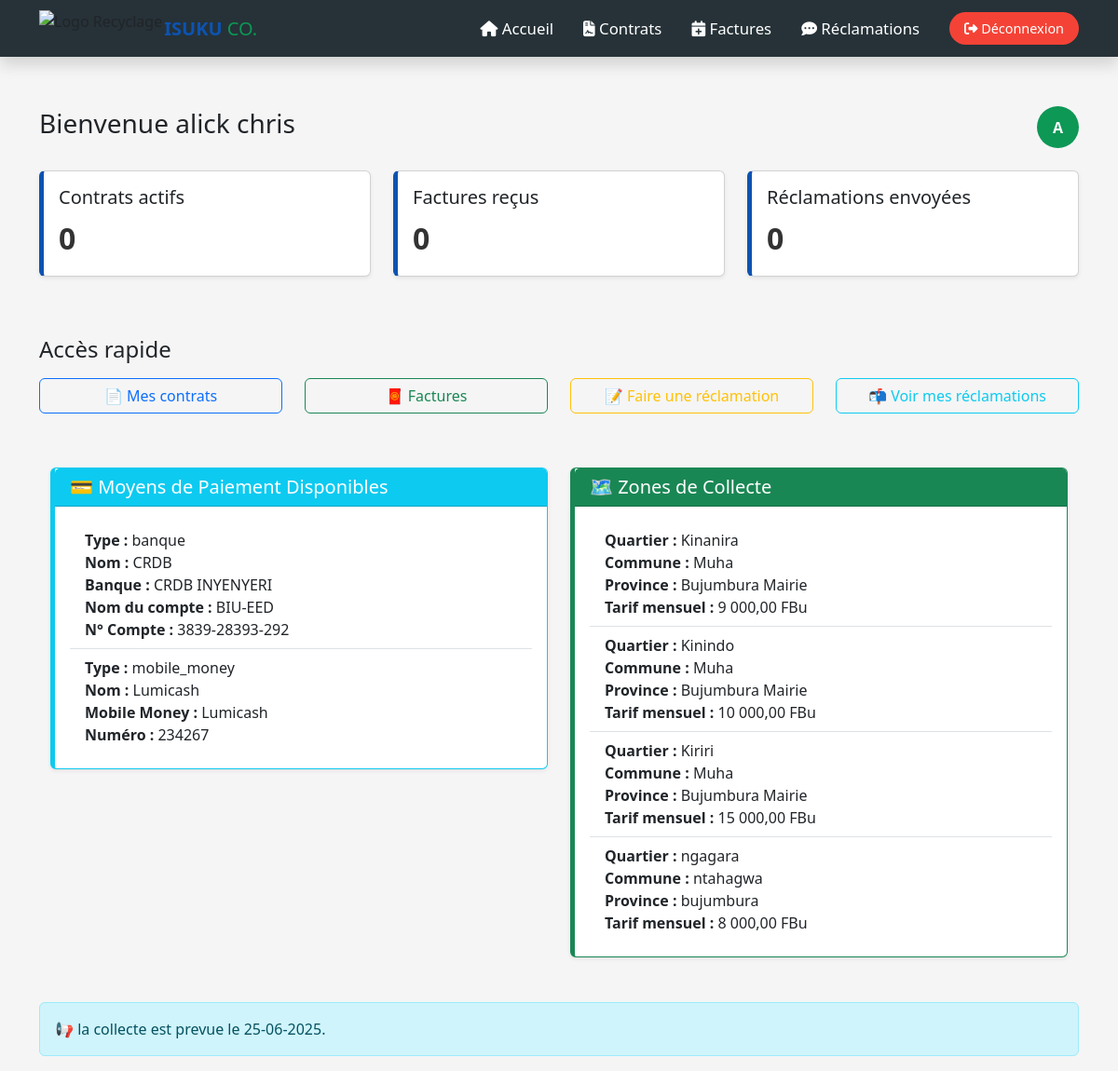
Screenshot of /client/dashboard_client.php (signed in) with the database file from the repository.
### tables this page shows
CREATE TABLE `moyen_paiement` (
  `id_moyen` int(11) NOT NULL,
  `type` enum('espèces','mobile_money','banque','autre') NOT NULL,
  `nom_moyen` varchar(100) NOT NULL,
  `nom_compte` varchar(100) DEFAULT NULL,
  `nom_banque` varchar(100) DEFAULT NULL,
  `numero_compte` varchar(100) DEFAULT NULL,
  `description` text DEFAULT NULL,
  `actif` tinyint(1) DEFAULT 1,
  `date_creation` datetime DEFAULT current_timestamp()
);

CREATE TABLE `zone` (
  `id_zone` int(11) NOT NULL,
  `nom_quartier` varchar(100) NOT NULL,
  `commune` varchar(100) DEFAULT NULL,
  `province` varchar(100) DEFAULT NULL,
  `tarif_mensuel` decimal(10,2) NOT NULL
);

CREATE TABLE `annonce_collecte` (
  `id_annonce` int(11) NOT NULL,
  `id_tournee` int(11) NOT NULL,
  `date_annonce` datetime DEFAULT current_timestamp(),
  `message` text DEFAULT NULL
);

### client/dashboard_client.php (the view, shortened to what this page needs)
<?php
$bdd = new PDO('mysql:host=localhost;dbname=isukuco;charset=utf8mb4', 'root', '', [
    PDO::ATTR_ERRMODE => PDO::ERRMODE_EXCEPTION
]);
$id_client = $_SESSION['id_utilisateur'];
$prenom = $_SESSION['prenom'] ?? 'Client';
$nom = $_SESSION['nom'] ?? '';
$stmt = $bdd->prepare("SELECT COUNT(*) FROM contrat WHERE id_utilisateur = ? AND statut = 'actif'");
$stmt->execute([$id_client]);
$totalContrats = $stmt->fetchColumn();
$stmt = $bdd->prepare("SELECT COUNT(*) FROM facturation f INNER JOIN contrat c ON f.id_contrat=c.id_contrat WHERE c.id_utilisateur = ?");
$stmt->execute([$id_client]);
$totalFactures = $stmt->fetchColumn();
$stmt = $bdd->prepare("SELECT COUNT(*) FROM reclamation WHERE id_client = ?");
$stmt->execute([$id_client]);
$totalReclamations = $stmt->fetchColumn();
$annonce = $bdd->query("SELECT message FROM annonce_collecte ORDER BY id_annonce DESC LIMIT 1");
$dernierMessage = $annonce->fetchColumn();
$moyens = $bdd->query("SELECT * FROM moyen_paiement WHERE actif = 1 ORDER BY nom_moyen")->fetchAll(PDO::FETCH_ASSOC);
$zones = $bdd->query("SELECT * FROM zone ORDER BY nom_quartier")->fetchAll(PDO::FETCH_ASSOC);
?>
<!DOCTYPE html>
<html lang="fr">
<head>
  <link href="https://cdn.jsdelivr.net/npm/bootstrap@5.3.3/dist/css/bootstrap.min.css" rel="stylesheet">
  <link href="https://cdnjs.cloudflare.com/ajax/libs/font-awesome/6.5.0/css/all.min.css" rel="stylesheet">
  <link href="https://cdnjs.cloudflare.com/ajax/libs/animate.css/4.1.1/animate.min.css" rel="stylesheet">
</head>
<body>
<nav class="navbar navbar-expand-lg fixed-top shadow animate__animated animate__fadeInDown">
  <div class="container">
    <img src="./images/logo1.png" alt="Logo Recyclage" style="height: 40px;  margin-right: 2px;">
        <h5 class="mb-0"><strong style="font-weight: 700; font-size: 20px; color: #0d53b1;">ISUKU</strong>
        <span style="font-weight: 400; font-size: 20px; color: #0d9855;">CO.</span></h5>
    <div class="collapse navbar-collapse" id="menuPrincipal">
      <ul class="navbar-nav ms-auto align-items-center">
        <li class="nav-item mx-2">
          <a class="nav-link" href="dashboard_client.php"><i class="fas fa-home"></i> Accueil</a>
        </li>
        <li class="nav-item mx-2">
          <a class="nav-link" href="contrat_client.php"><i class="fas fa-file-contract"></i> Contrats</a>
        </li>
        <li class="nav-item mx-2">
          <a class="nav-link" href="mes_factures.php"><i class="fas fa-calendar-plus"></i> Factures</a>
        </li>
        <li class="nav-item mx-2">
          <a class="nav-link" href="mes_reclamations.php"><i class="fas fa-comment-dots"></i> Réclamations</a>
        </li>
        <li class="nav-item ms-3">
          <a class="btn btn-deconnexion" href="logout.php">
            <i class="fas fa-sign-out-alt"></i> Déconnexion
          </a>
        </li>
      </ul>
    </div>
  </div>
</nav>
<div class="container mt-4">
  <div class="d-flex justify-content-between align-items-center mb-4">
    <h3>Bienvenue <?php echo $prenom . ' ' . $nom; ?></h3>
<button type="button" class="user-initial btn btn-link p-0 border-0" data-bs-toggle="modal" data-bs-target="#profilModal">
  <?php echo strtoupper(substr($prenom, 0, 1)); ?>
</button>
  </div>
  <div class="row">
    <div class="col-md-4 mb-3">
      <div class="card shadow-sm">
        <div class="card-body">
          <h5 class="card-title">Contrats actifs</h5>
          <div class="count-display"><?php echo $totalContrats; ?></div>
        </div>
      </div>
    </div>
    <div class="col-md-4 mb-3">
      <div class="card shadow-sm">
        <div class="card-body">
          <h5 class="card-title">Factures reçus</h5>
          <div class="count-display"><?php echo $totalFactures; ?></div>
        </div>
      </div>
    </div>
    <div class="col-md-4 mb-3">
      <div class="card shadow-sm">
        <div class="card-body">
          <h5 class="card-title">Réclamations envoyées</h5>
           <div class="count-display"><?php echo $totalReclamations; ?></div>
        </div>
      </div>
    </div>
  </div>
  <div class="mt-5">
    <h4>Accès rapide</h4>
    <div class="row quick-access mt-3">
      <div class="col-md-6 col-lg-3">
        <a href="contrat_client.php" class="btn btn-outline-primary">📄 Mes contrats</a>
      </div>
      <div class="col-md-6 col-lg-3">
        <a href="mes_factures.php" class="btn btn-outline-success">🧧 Factures</a>
      </div>
      <div class="col-md-6 col-lg-3">
        <a href="deposer_reclamation.php" class="btn btn-outline-warning">📝 Faire une réclamation</a>
      </div>
      <div class="col-md-6 col-lg-3">
        <a href="mes_reclamations.php" class="btn btn-outline-info">📬 Voir mes réclamations</a>
      </div>
    </div>
  </div>
<div class="container mt-5">
  <div class="row">
    <div class="col-md-6">
      <div class="card border-info shadow-sm mb-4">
        <div class="card-header bg-info text-white">
          <h5 class="mb-0">💳 Moyens de Paiement Disponibles</h5>
        </div>
        <div class="card-body">
          <?php if (!empty($moyens)): ?>
            <ul class="list-group list-group-flush">
              <?php foreach ($moyens as $m): ?>
              <li class="list-group-item">
                <strong>Type :</strong> <?= htmlspecialchars($m['type']) ?><br>
                <strong>Nom :</strong> <?= htmlspecialchars($m['nom_moyen']) ?><br>
                <?php if ($m['type'] === 'banque'): ?>
                  <strong>Banque :</strong> <?= htmlspecialchars($m['nom_banque']) ?><br>
                  <strong>Nom du compte :</strong> <?= htmlspecialchars($m['nom_compte']) ?><br>
                  <strong>N° Compte :</strong> <?= htmlspecialchars($m['numero_compte']) ?><br>
                <?php elseif ($m['type'] === 'mobile_money'): ?>
                  <strong>Mobile Money :</strong> <?= htmlspecialchars($m['nom_moyen']) ?><br>
                  <strong>Numéro :</strong> <?= htmlspecialchars($m['numero_compte']) ?><br>
                <?php endif; ?>
              </li>
              <?php endforeach; ?>
            </ul>
          <?php else: ?>
            <p class="text-muted">Aucun moyen de paiement disponible.</p>
          <?php endif; ?>
        </div>
      </div>
    </div>
    <div class="col-md-6">
      <div class="card border-success shadow-sm mb-4">
        <div class="card-header bg-success text-white">
          <h5 class="mb-0">🗺️ Zones de Collecte</h5>
        </div>
        <div class="card-body">
          <?php if (!empty($zones)): ?>
            <ul class="list-group list-group-flush">
              <?php foreach ($zones as $z): ?>
              <li class="list-group-item">
                <strong>Quartier :</strong> <?= htmlspecialchars($z['nom_quartier']) ?><br>
                <strong>Commune :</strong> <?= htmlspecialchars($z['commune']) ?><br>
                <strong>Province :</strong> <?= htmlspecialchars($z['province']) ?><br>
                <strong>Tarif mensuel :</strong> <?= number_format($z['tarif_mensuel'], 2, ',', ' ') ?> FBu
              </li>
              <?php endforeach; ?>
            </ul>
          <?php else: ?>
            <p class="text-muted">Aucune zone de collecte enregistrée.</p>
          <?php endif; ?>
        </div>
      </div>
    </div>
  </div>
</div>
  <?php if ($dernierMessage): ?>
    <div class="alert alert-info mt-4">
      📢 <?php echo htmlspecialchars($dernierMessage); ?>
    </div>
  <?php endif; ?>
</div>
</body>
</html>

### client/dashboard_client.php (style rules this page uses)
body { background-color: #f5f5f5; font-family: 'Segoe UI', sans-serif; padding-top: 90px; }
.card { border-left: 5px solid #0d53b1; transition: all 0.3s; }
.quick-access a { width: 100%; margin-bottom: 10px; }
.user-initial { background-color: #0d9855; color: white; border-radius: 50%; width: 45px; height: 45px; display: flex; justify-content: center; align-items: center; font-weight: bold; font-size: 1rem; }
.navbar { background-color: #263238; }
.nav-link { color: #ffffff !important; font-weight: 500; font-size: 1.05rem; padding: 10px 15px; transition: background-color 0.3s, color 0.3s; border-radius: 6px; }
.btn-deconnexion { background-color: #f44336; color: white !important; border-radius: 20px; padding: 6px 15px; font-size: 0.9rem; }
.user-initial { background-color: #0d9855; color: white; border-radius: 50%; width: 45px; height: 45px; display: flex; justify-content: center; align-items: center; font-weight: bold; font-size: 1rem; text-decoration:none; cursor: pointer; border: none; }
.count-display { margin-top: 5px; font-weight: bold; font-size: 2rem; color: #333; }

### rows the page displays
moyen_paiement: type "banque", nom_moyen "CRDB", nom_banque "CRDB INYENYERI", nom_compte "BIU-EED", numero_compte "3839-28393-292"
moyen_paiement: type "mobile_money", nom_moyen "Lumicash", numero_compte "234267"
zone: nom_quartier "Kinanira", commune "Muha", province "Bujumbura Mairie", tarif_mensuel "9 000,00"
zone: nom_quartier "Kinindo", commune "Muha", province "Bujumbura Mairie", tarif_mensuel "10 000,00"
zone: nom_quartier "Kiriri", commune "Muha", province "Bujumbura Mairie", tarif_mensuel "15 000,00"
zone: nom_quartier "ngagara", commune "ntahagwa", province "bujumbura", tarif_mensuel "8 000,00"
annonce_collecte: message "la collecte est prevue le 25-06-2025."

### other values shown
$prenom "alick"
$nom "chris"
substr($prenom, 0, 1) "A"
$totalContrats "0"
$totalFactures "0"
$totalReclamations "0"
